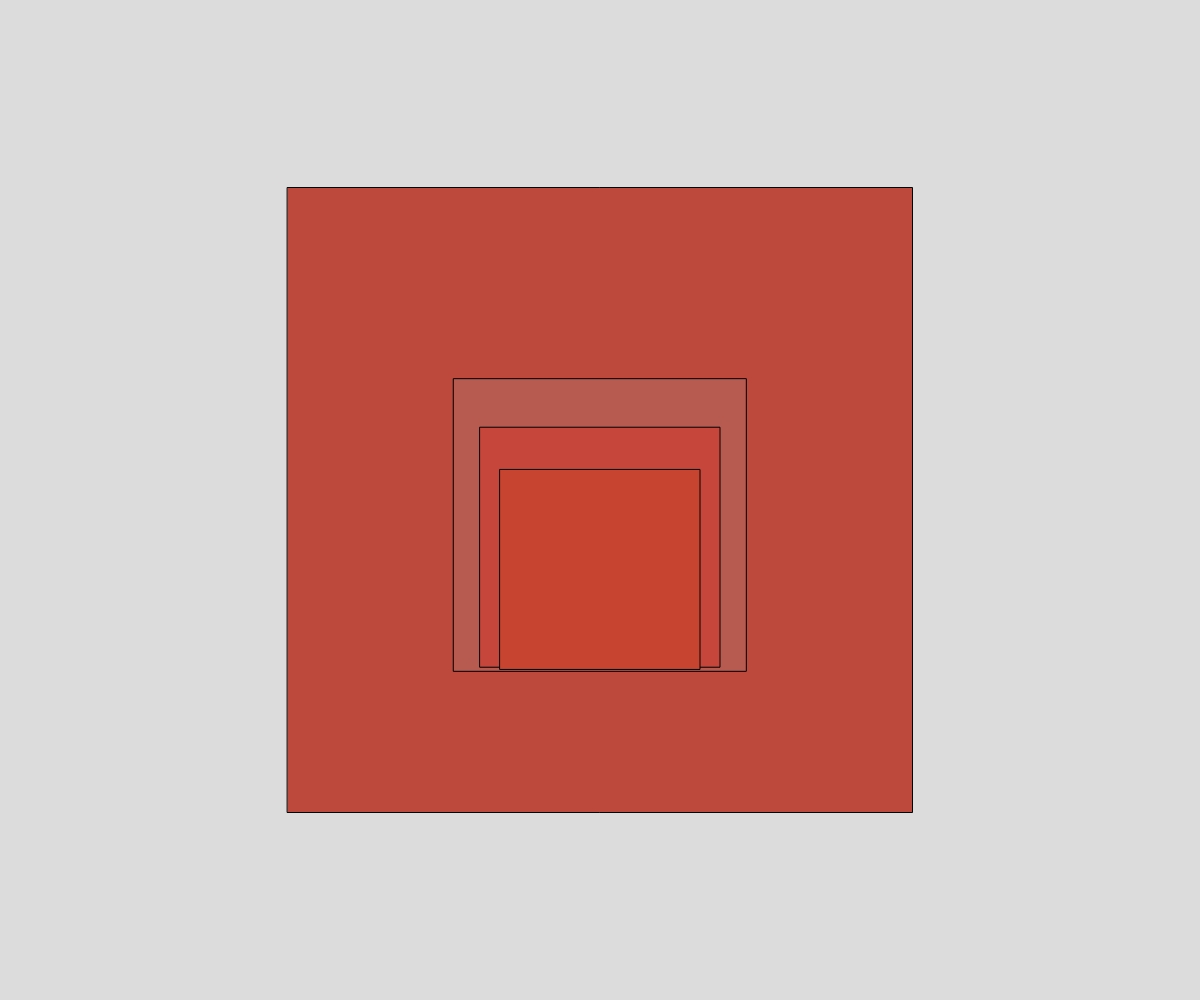
Frame 1 (no input)
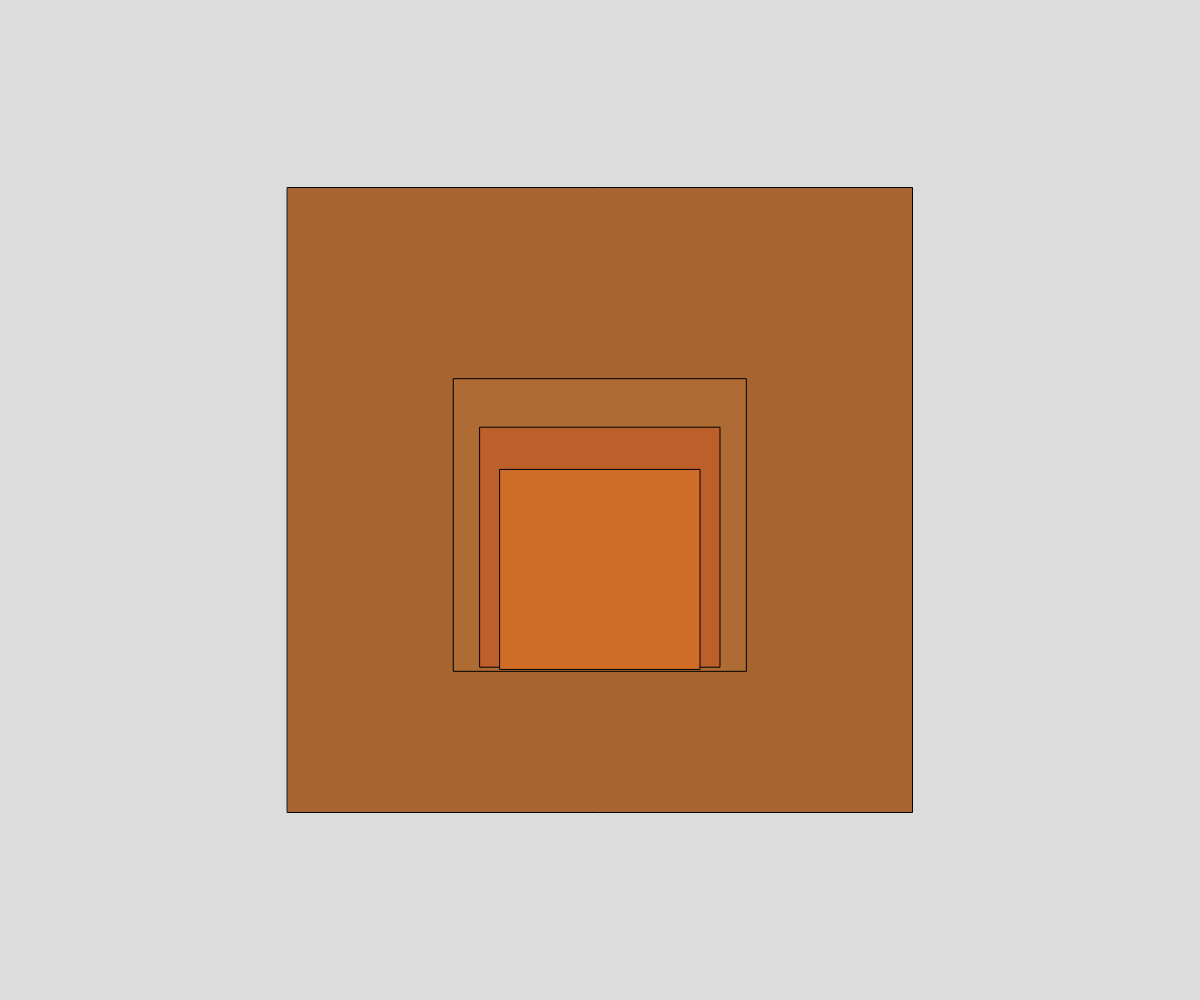
Frame 60 (no input)
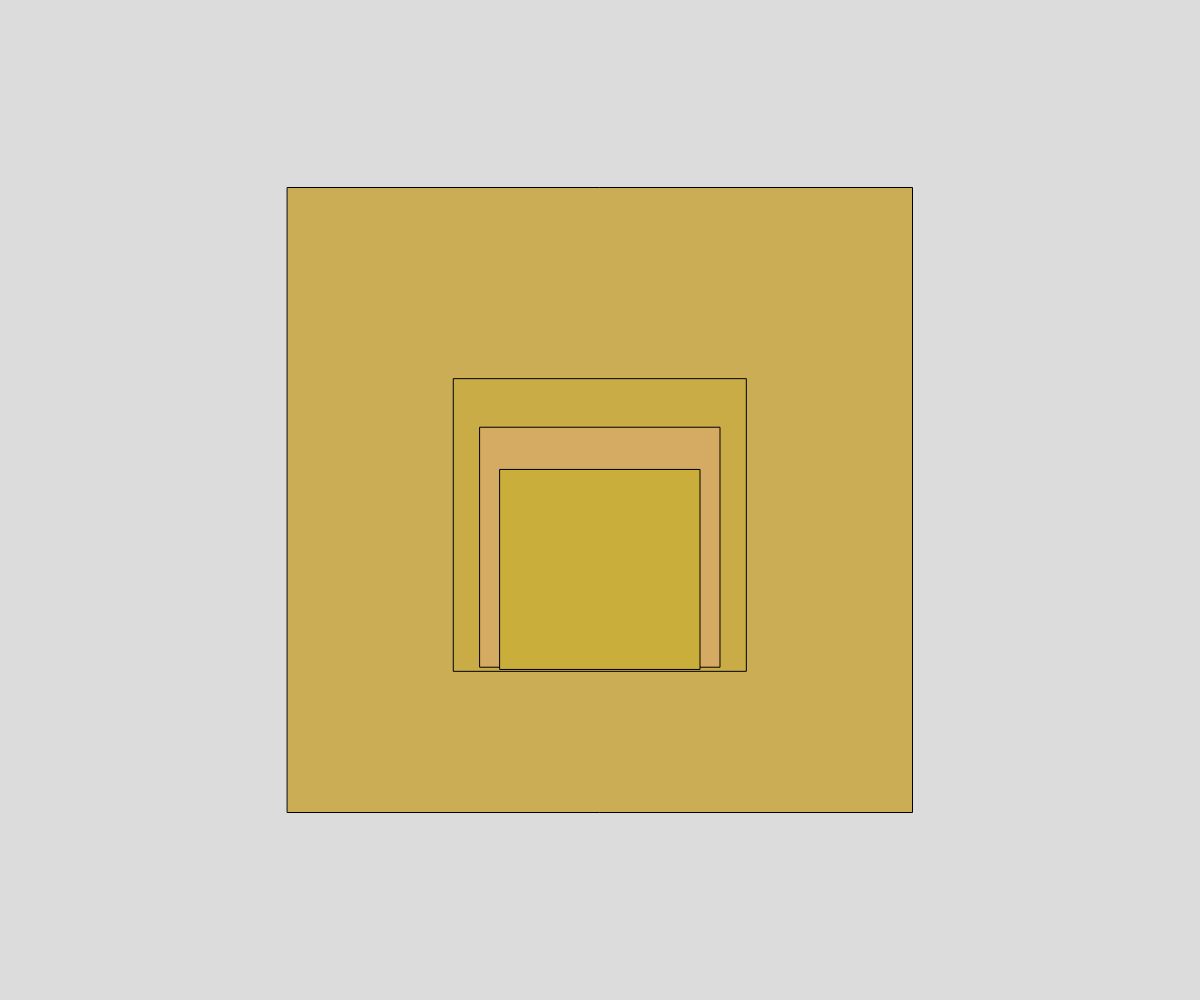
Frame 120 (the mouse pressed at the canvas centre since frame 60)

The p5.js sketch that drew these frames (run headless with seeded random() and noise() and a simulated clock; from frame 60 on, the mouse is pressed at the canvas centre):

// p5.js sketch
// ── sketch.js
let angle = 0;

let a = 0;
let b = 0;
let c = 0;
let d = 0;

let coloretto0 = 0;
let oscillatingvalue;
function setup() {
  createCanvas(windowWidth, windowHeight);
  rectMode(CENTER);
  frameRate(60);
  angleMode(DEGREES);

  let = col1quad1 = color(189, 72, 61);
  let = col2quad1 = color(183, 90, 81);
  let = col3quad1 = color(199, 69, 59);
  let = col4quad1 = color(199, 67, 49);

  let = col1quad2 = color(164, 104, 47);
  let = col2quad2 = color(173, 111, 47);
  let = col3quad2 = color(187, 99, 39);
  let = col4quad2 = color(208, 114, 37);

  let = col1quad3 = color(219, 170, 49);
  let = col2quad3 = color(205, 120, 37);
  let = col3quad3 = color(187, 100, 39);
  let = col4quad3 = color(170, 44, 33);

  let = col1quad4 = color(200, 174, 90);
  let = col2quad4 = color(201, 180, 75);
  let = col3quad4 = color(217, 181, 107);
  let = col4quad4 = color(207, 194, 64);

  let = col1quad5 = color(213, 223, 168);
  let = col2quad5 = color(225, 225, 225);
  let = col3quad5 = color(215, 207, 213);
  let = col4quad5 = color(231, 217, 135);

  let = col1quad6 = color(87, 95, 55);
  let = col2quad6 = color(131, 131, 131);
  let = col3quad6 = color(108, 107, 116);
  let = col4quad6 = color(92, 91, 92);

  let = col1quad7 = color(165, 183, 214);
  let = col2quad7 = color(164, 164, 160);
  let = col3quad7 = color(191, 176, 110);
  let = col4quad7 = color(210, 178, 83);

  let = col1quad8 = color(49, 84, 60);
  let = col2quad8 = color(74, 131, 131);
  let = col3quad8 = color(158, 161, 157);
  let = col4quad8 = color(204, 181, 99);

  let = col1quad9 = color(220, 215, 203);
  let = col2quad9 = color(204, 206, 202);
  let = col3quad9 = color(199, 204, 204);
  let = col4quad9 = color(191, 199, 201);

  let = col1quad10 = color(97, 97, 100);
  let = col2quad10 = color(82, 101, 87);
  let = col3quad10 = color(68, 119, 76);
  let = col4quad10 = color(64, 113, 112);

  let = col1quad11 = color(66, 115, 106);
  let = col2quad11 = color(50, 87, 99);
  let = col3quad11 = color(50, 87, 99);
  let = col4quad11 = color(48, 83, 112);

  let = col1quad12 = color(120, 79, 62);
  let = col2quad12 = color(92, 92, 93);
  let = col3quad12 = color(73, 127, 123);
  let = col4quad12 = color(86, 151, 121);

  quad1 = [col1quad1, col2quad1, col3quad1, col4quad1];
  quad2 = [col1quad2, col2quad2, col3quad2, col4quad2];
  quad3 = [col1quad3, col2quad3, col3quad3, col4quad3];
  quad4 = [col1quad4, col2quad4, col3quad4, col4quad4];
  quad5 = [col1quad5, col2quad5, col3quad5, col4quad5];
  quad6 = [col1quad6, col2quad6, col3quad6, col4quad6];
  quad7 = [col1quad7, col2quad7, col3quad7, col4quad7];
  quad8 = [col1quad8, col2quad8, col3quad8, col4quad8];
  quad9 = [col1quad9, col2quad9, col3quad9, col4quad9];
  quad10 = [col1quad10, col2quad10, col3quad10, col4quad10];
  quad11 = [col1quad11, col2quad11, col3quad11, col4quad11];
  quad12 = [col1quad12, col2quad12, col3quad12, col4quad12];
}

function draw() {
  background(220);

  angle = angle + 1;

  oscillatingvalue = sin(angle);

  // let mappedoscillatingvalue = map(oscillatingvalue, -1, 1, 0, 1);
  let mappedoscillatingvalue = abs(oscillatingvalue);

  //lerp1
  let lerp1square1 = lerpColor(col1quad1, col1quad2, mappedoscillatingvalue);
  let lerp2square1 = lerpColor(col1quad3, col1quad2, mappedoscillatingvalue);
  let lerp3square1 = lerpColor(col1quad3, col1quad4, mappedoscillatingvalue);
  let lerp4square1 = lerpColor(col1quad5, col1quad4, mappedoscillatingvalue);
  let lerp5square1 = lerpColor(col1quad5, col1quad6, mappedoscillatingvalue);
  let lerp6square1 = lerpColor(col1quad7, col1quad6, mappedoscillatingvalue);
  let lerp7square1 = lerpColor(col1quad7, col1quad8, mappedoscillatingvalue);
  let lerp8square1 = lerpColor(col1quad9, col1quad8, mappedoscillatingvalue);
  let lerp9square1 = lerpColor(col1quad9, col1quad10, mappedoscillatingvalue);
  let lerp10square1 = lerpColor(col1quad11, col1quad10, mappedoscillatingvalue);
  let lerp11square1 = lerpColor(col1quad11, col1quad12, mappedoscillatingvalue);
  let lerp12square1 = lerpColor(col1quad1, col1quad12, mappedoscillatingvalue);

  //lerp2
  let lerp1square2 = lerpColor(col2quad1, col2quad2, mappedoscillatingvalue);
  let lerp2square2 = lerpColor(col2quad3, col2quad2, mappedoscillatingvalue);
  let lerp3square2 = lerpColor(col2quad3, col2quad4, mappedoscillatingvalue);
  let lerp4square2 = lerpColor(col2quad5, col2quad4, mappedoscillatingvalue);
  let lerp5square2 = lerpColor(col2quad5, col2quad6, mappedoscillatingvalue);
  let lerp6square2 = lerpColor(col2quad7, col2quad6, mappedoscillatingvalue);
  let lerp7square2 = lerpColor(col2quad7, col2quad8, mappedoscillatingvalue);
  let lerp8square2 = lerpColor(col2quad9, col2quad8, mappedoscillatingvalue);
  let lerp9square2 = lerpColor(col2quad9, col2quad10, mappedoscillatingvalue);
  let lerp10square2 = lerpColor(col2quad11, col2quad10, mappedoscillatingvalue);
  let lerp11square2 = lerpColor(col2quad11, col2quad12, mappedoscillatingvalue);
  let lerp12square2 = lerpColor(col2quad1, col2quad12, mappedoscillatingvalue);

  //lerp3
  let lerp1square3 = lerpColor(col3quad1, col3quad2, mappedoscillatingvalue);
  let lerp2square3 = lerpColor(col3quad3, col3quad2, mappedoscillatingvalue);
  let lerp3square3 = lerpColor(col3quad3, col3quad4, mappedoscillatingvalue);
  let lerp4square3 = lerpColor(col3quad5, col3quad4, mappedoscillatingvalue);
  let lerp5square3 = lerpColor(col3quad5, col3quad6, mappedoscillatingvalue);
  let lerp6square3 = lerpColor(col3quad7, col3quad6, mappedoscillatingvalue);
  let lerp7square3 = lerpColor(col3quad7, col3quad8, mappedoscillatingvalue);
  let lerp8square3 = lerpColor(col3quad9, col3quad8, mappedoscillatingvalue);
  let lerp9square3 = lerpColor(col3quad9, col3quad10, mappedoscillatingvalue);
  let lerp10square3 = lerpColor(col3quad11, col3quad10, mappedoscillatingvalue);
  let lerp11square3 = lerpColor(col3quad11, col3quad12, mappedoscillatingvalue);
  let lerp12square3 = lerpColor(col3quad1, col3quad12, mappedoscillatingvalue);
  //lerp4
  let lerp1square4 = lerpColor(col4quad1, col4quad2, mappedoscillatingvalue);
  let lerp2square4 = lerpColor(col4quad3, col4quad2, mappedoscillatingvalue);
  let lerp3square4 = lerpColor(col4quad3, col4quad4, mappedoscillatingvalue);
  let lerp4square4 = lerpColor(col4quad5, col4quad4, mappedoscillatingvalue);
  let lerp5square4 = lerpColor(col4quad5, col4quad6, mappedoscillatingvalue);
  let lerp6square4 = lerpColor(col4quad7, col4quad6, mappedoscillatingvalue);
  let lerp7square4 = lerpColor(col4quad7, col4quad8, mappedoscillatingvalue);
  let lerp8square4 = lerpColor(col4quad9, col4quad8, mappedoscillatingvalue);
  let lerp9square4 = lerpColor(col4quad9, col4quad10, mappedoscillatingvalue);
  let lerp10square4 = lerpColor(col4quad11, col4quad10, mappedoscillatingvalue);
  let lerp11square4 = lerpColor(col4quad11, col4quad12, mappedoscillatingvalue);
  let lerp12square4 = lerpColor(col4quad1, col4quad12, mappedoscillatingvalue);
  //lerp12

  let lerpquad1 = [
    lerp1square1,
    lerp2square1,
    lerp3square1,
    lerp4square1,
    lerp5square1,
    lerp6square1,
    lerp7square1,
    lerp8square1,
    lerp9square1,
    lerp10square1,
    lerp11square1,
    lerp12square1,
    ,
  ];
  let lerpquad2 = [
    lerp1square2,
    lerp2square2,
    lerp3square2,
    lerp4square2,
    lerp5square2,
    lerp6square2,
    lerp7square2,
    lerp8square2,
    lerp9square2,
    lerp10square2,
    lerp11square2,
    lerp12square2,
    ,
  ];
  let lerpquad3 = [
    lerp1square3,
    lerp2square3,
    lerp3square3,
    lerp4square3,
    lerp5square3,
    lerp6square3,
    lerp7square3,
    lerp8square3,
    lerp9square3,
    lerp10square3,
    lerp11square3,
    lerp12square3,
    ,
  ];
  let lerpquad4 = [
    lerp1square4,
    lerp2square4,
    lerp3square4,
    lerp4square4,
    lerp5square4,
    lerp6square4,
    lerp7square4,
    lerp8square4,
    lerp9square4,
    lerp10square4,
    lerp11square4,
    lerp12square4,
    ,
  ];
  fill(0);
  if (angle % 90 == 0) {
    console.log("ciao");

    d += 1;
  }
  if (d > 11) {
    d = 0;
  }

  //square1
  // if (mappedoscillatingvalue == 0) {
  //   d += 1;
  // }
  fill(lerpquad1[d]);
  rect(windowWidth / 2, windowHeight / 2, windowHeight / 1.6);

  console.log(angle);
  // console.log(frameCount);

  //square2
  // if (mappedoscillatingvalue == 0) {
  //   d += 1;
  // }
  translate(0, windowHeight / 40);
  fill(lerpquad2[d]);

  rect(windowWidth / 2, windowHeight / 2, windowWidth / 4.1);

  //square3
  // if (mappedoscillatingvalue == 0) {
  //   d += 1;
  // }
  translate(0, windowHeight / 45);
  fill(lerpquad3[d]);

  rect(windowWidth / 2, windowHeight / 2, windowWidth / 5);

  // square4;

  translate(0, windowHeight / 45);
  // if (mappedoscillatingvalue == 0) {
  //   d += 1;
  // }
  fill(lerpquad4[d]);

  console.log(d);
  console.log(mappedoscillatingvalue);

  rect(windowWidth / 2, windowHeight / 2, windowWidth / 6);
  console.log(angle);
}

function mousePressed() {
  d += 1;
  mappedoscillatingvalue = 0;
}

function keyTyped() {
  if (key === "1") {
    d = 0;
  }
}
